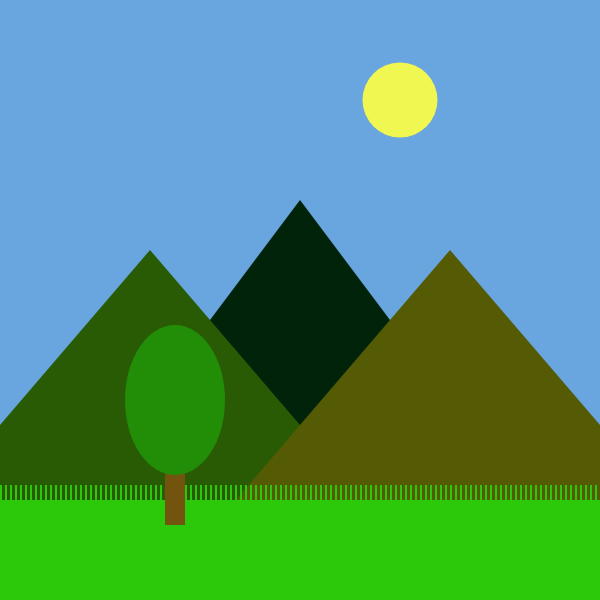
Frame 1 (no input)
Frame 60 (no input): identical to frame 1, image omitted
Frame 120 (the mouse pressed at the canvas centre since frame 60): identical to frame 1, image omitted

The p5.js sketch that drew this single still picture (run headless with seeded random() and noise() and a simulated clock; from frame 60 on, the mouse is pressed at the canvas centre):

// p5.js sketch
// ── sketch.js
// Parallax Effect Starter Code
// Your Name
// The Date

// Adapt the following code so that there are 4 "levels" of parallax effect
// In other words, when the mouse is moved, the elements in the picture should move slightly,
// but at different amounts based on how close they are to the viewer. The sun should move
// just a little bit, the mountains a bit more (I have split these into a farther and two 
// closer mountains), and the grass and tree the most.
//
// To see this in action, open the 'parallax-demo.mp4' video included in this folder.
//
// IMPORTANT: You should use the maxOffset value being passed into each of the layers to
// help you calcluate the amount the element be shifted. The larger the maxOffset value,
// the further the element should be moved from it's original position.


function setup() {
  createCanvas(600, 600);
  noStroke();
}

function draw() {
  layerOne(2);
  layerTwo(6);
  layerThree(10);
  layerFour(20);
}

// ------------------------------------------------------------------------- //

function layerOne(maxOffset) {
  // blue sky
  background(105, 166, 224);

  sun();
}

function sun() {
  noStroke();
  fill(241, 247, 81);
  ellipse(400, 100, 75, 75);
}


// ------------------------------------------------------------------------- //

function layerTwo(maxOffset) {
  mountainOne();
}

function mountainOne() {
  fill(1, 35, 10);
  triangle(0, height, 300, 200, width, height);
}

// ------------------------------------------------------------------------- //

function layerThree(maxOffset) {
  mountainTwo();
  mountainThree();
}

function mountainTwo() {
  fill(40, 91, 4);
  triangle(-150, height, 150, 250, 450, height);
}

function mountainThree() {
  fill(84, 91, 4);
  triangle(150, height, 450, 250, 750, height);
}

// ------------------------------------------------------------------------- //

function layerFour(maxOffset) {
  grass();
  theGround();
  tree();
}

function theGround() {
  // ground
  fill(44, 200, 10);
  rect(-100, 500, 800, 300);
}

function grass() {
  fill(44, 200, 10);
  for (let x = -75; x < width + 50; x += 5) {
    rect(x, 485, 2, 50);
  }
}

function tree() {
  //trunk
  fill(114, 84, 14);
  rect(165, 450, 20, 75);

  //top of tree
  fill(34, 142, 7);
  ellipse(175, 400, 100, 150);
}
